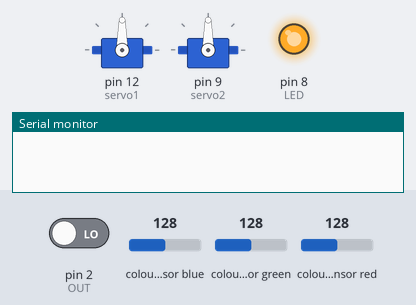
Recording of a sketch running on a simulated Arduino Uno, built with avr-gcc and run on an emulated ATmega328P. Parts: 2 × servo, output pins drawn as LEDs (lit = HIGH), the last lines printed to the serial monitor. Wiring (inferred from the names in the program): TCS3200 colour sensor: output pin 2; S2 pin 5; S3 pin 4; S0 pin 7; S1 pin 6. The test bench sets the inputs (shaded band); at power-on: pin 2 (OUT) LOW, colour sensor blue 128, colour sensor green 128, colour sensor red 128. Pins used as bus, display or sensor lines are not drawn.

Above: at 0.1 s.
At 1.3 s:
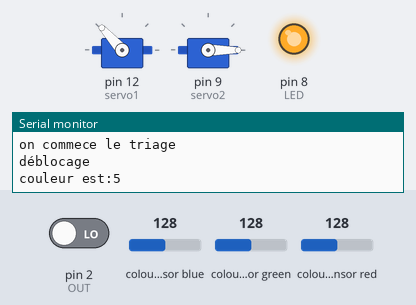
Timing chart, 0 to 2.8 s (numbered marks = the images above):
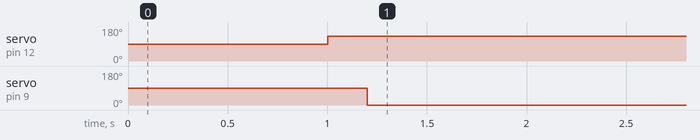

The sketch:

mise.ino
```cpp
#include <ServoTimer2.h>
#include <TimerOne.h>


#define S0    7
#define S1    6
#define S2     5
#define S3     4
#define OUT    2

#define LED    8

ServoTimer2 servo1;  //triage 12
ServoTimer2 servo2;  //stop 9
ServoTimer2 servo3;  //tourner 13
ServoTimer2 servo4;  //redistribuer

int angle=0;
float g_SF[3];
int   g_count = 0;
int   g_array[3];
int   g_flag = 0;
int  var [3];
bool condition = false;
int y = 0;
int vert = 0;
int blanc = 0;
int noir = 0;
int bleu = 0;
int rouge = 0;
void TSC_Init()
{
  pinMode(S0, OUTPUT);
  pinMode(S1, OUTPUT);
  pinMode(S2, OUTPUT);
  pinMode(S3, OUTPUT);
  pinMode(OUT, INPUT);
  pinMode(LED, OUTPUT);
  digitalWrite(S0, LOW);
  digitalWrite(S1, HIGH);
}

void TSC_Filtervar(int Level01, int Level02)
{
  if(Level01 != 0)
    Level01 = HIGH;
  if(Level02 != 0)
    Level02 = HIGH;
  digitalWrite(S2, Level01);
  digitalWrite(S3, Level02);
}


void TSC_Count()
{
  g_count ++ ;
}


void TSC_Callback()
{
  switch(g_flag)
  {
    case 0:
         Serial.println("->WB Start");
         TSC_WB(LOW, LOW);   // Filtre sans rouge
         break;
    case 1:
         Serial.print("->Frequency R=");
         Serial.println(g_count);
         g_array[0] = g_count;
         TSC_WB(HIGH, HIGH);   // Filtre sans vert
         break;
    case 2:
         Serial.print("->Frequency G=");
         Serial.println(g_count);
         g_array[1] = g_count;
         TSC_WB(LOW, HIGH);    // Filtre sans bleu
         break;

    case 3:
         Serial.print("->Frequency B=");
         Serial.println(g_count);
         Serial.println("->WB End");
         g_array[2] = g_count;
         TSC_WB(HIGH, LOW);    // Pas de filtre
         break;
   default:
         g_count = 0;
         break;
  }
}

void TSC_WB(int Level0, int Level1)   // Balance des blancs
{
  g_count = 0;
  g_flag ++;
  TSC_Filtervar(Level0, Level1);
  Timer1.setPeriod(1000000);
}

void setup()
{

  TSC_Init();
  Serial.begin(9600);
  Timer1.initialize();   // defaulte is 1s
  servo1.attach(12);
  servo2.attach(9);
  Timer1.attachInterrupt(TSC_Callback);
  attachInterrupt(0, TSC_Count, RISING);
  digitalWrite(LED, HIGH);
  delay(500);
  g_SF[0] = 255.0/g_array[1];     // valeur R
  g_SF[1] = 255.0/g_array[2];    // valeur G
  g_SF[2] = 255.0/g_array[3];    // valeur B
}

int color(){
   g_flag = 0;
   delay(500);
   for(int i=0; i<3; i++){
    var[i]=g_array[i]*g_SF[i];
    Serial.println(int(var[i]));
   }
    if(var[1]>var[2] && var[1]>110 && var[0]<100){vert=vert+1;Serial.print("vert:");Serial.println(vert);return 1;}//1000
    if(300>var[0]>200 && 300>var[1]>200 && 300>var[2]>200){blanc=blanc + 1;Serial.print("blanc:");Serial.println(blanc);return 2;}//1250
    if(var[0]>100 && var[1]<80 && var[2]<80){rouge=rouge+1;Serial.print("rouge:");Serial.println(rouge);return 3;}//1500
    if(var[0]<90 && var[1]<90 && var[2]>100){bleu=bleu+1;Serial.print("bleu:");Serial.println(bleu);return 4;}//1750
    if(90>var[0] && 90>var[1] && 90>var[2]){noir=noir+1;Serial.print("noir:");Serial.println(noir);return 5;}//2000
    else{return 0;}
  }
int triage(int y){
  Serial.println("on commece le triage");
  if(y==0){
    return false;
  }
else{
  servo1.attach(12);
  switch(y){
    case 1:
    servo1.write(1200);
    break;
    case 2:
    servo1.write(1400);
    break;
    case 3:
    servo1.write(1600);
    break;
    case 4:
    servo1.write(1800);
    break;
    case 5:
    servo1.write(1900);
    break;

  }
  delay(100);
  servo1.detach();
  return true;
}
Serial.print("le triage est fini");
}

void arret(bool condition){
  servo2.attach(9);
  delay(100);
   if(condition == true){
    Serial.println("déblocage");
    servo2.write(0);
   }
   if(condition == false){
    Serial.println("blocage");
    servo2.write(180);
   }
   servo2.detach();
}

void loop(){
  y=color();
  condition = triage(y);
  arret(condition);
  Serial.print("couleur est:");Serial.println(y);
  delay(500);

}
```

Measured:
- by itself, servo on pin 12 (servo1): 90° → 132° at 1.0 s
- by itself, servo on pin 9 (servo2): 90° → 0° at 1.2 s
